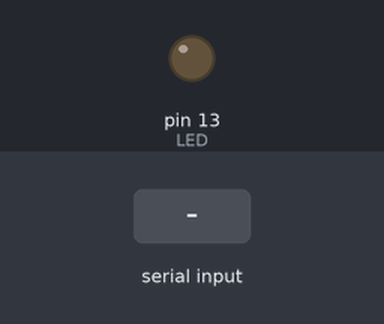
Bench run of a sketch on a simulated Arduino Uno, built with avr-gcc and run on an emulated ATmega328P. Shown: output pins drawn as LEDs (lit = HIGH). The test bench sets the inputs (shaded band).

Above: at 1.2 s.
1.3 s: "1" received over the second serial link
At 1.9 s:
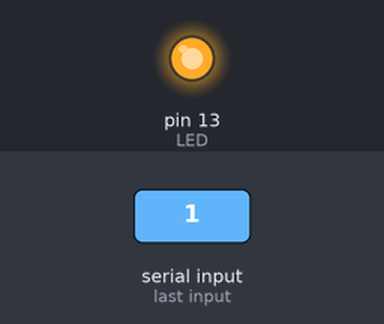
2.8 s: "0" received over the second serial link
At 4.2 s:
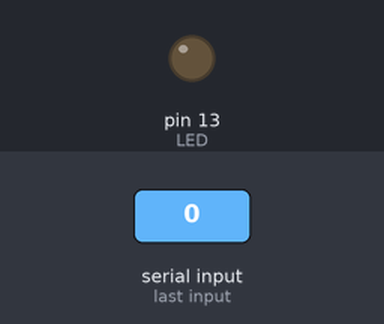
Timing chart, 0 to 5.8 s (numbered marks = the images above; inputs shaded):
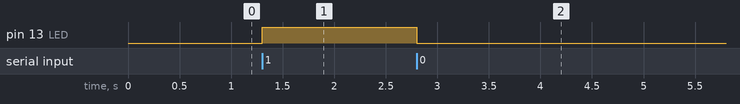

The sketch:

testhc05.ino
```cpp
#include <SoftwareSerial.h>
char value;
int Tx = 4;       // connect BT module TX to 4
int Rx = 3;       // connect BT module RX to 3
int LED = 13;
SoftwareSerial bluetooth(Tx, Rx);

void setup() {

  pinMode(LED, OUTPUT);
  Serial.begin(9600);
  bluetooth.begin(9600);
}

void loop() {

  if (bluetooth.available()) {

    value = bluetooth.read();

    if (value =='1') {
      digitalWrite(LED, HIGH);
      bluetooth.println(" LED on");
    }

    if (value =='0') {
      digitalWrite(LED, LOW);
      bluetooth.println("LED off");
    }

  }
}
```

Measured:
- after the input at 1.3 s, pin 13 (LED): LOW → HIGH at once
- after the input at 2.8 s, pin 13 (LED): HIGH → LOW at once
